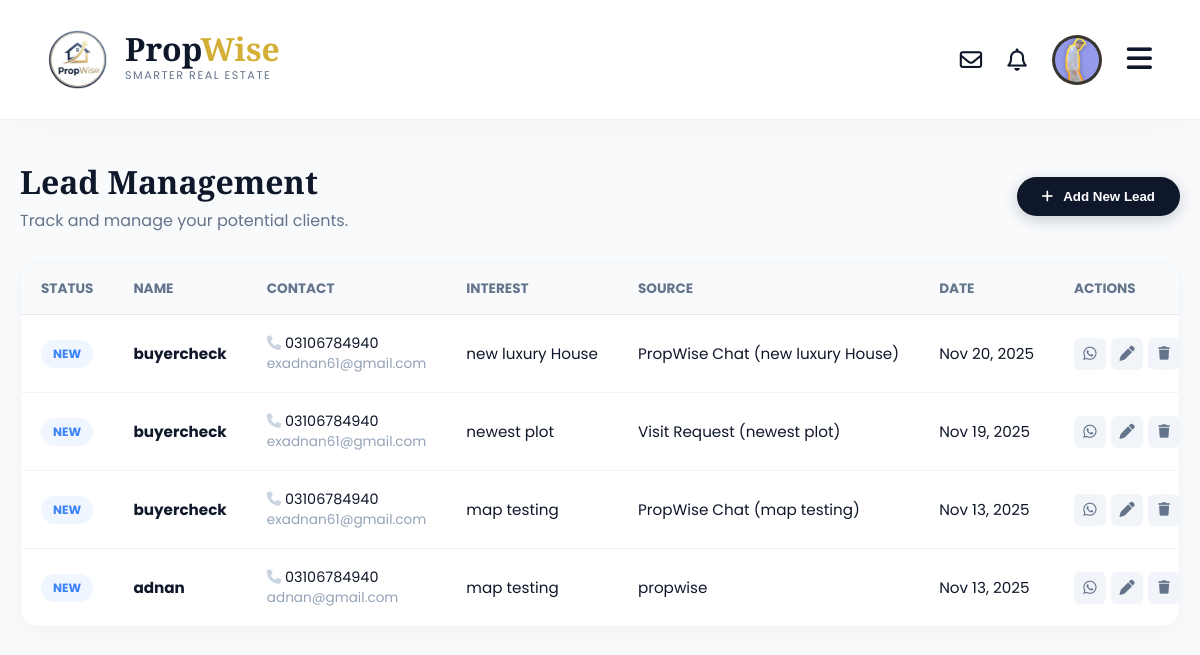
Page /accounts/my-leads/ (signed in) on the committed database.
### accounts/models.py (models this page shows, shortened)
class User(AbstractUser):
    is_agent = models.BooleanField('Is agent', default=False)
    is_buyer = models.BooleanField('Is buyer', default=True) # By default, users are buyers
    phone_number = models.CharField(max_length=20, blank=True)
    profile_picture = models.ImageField(upload_to='profile_pics/', blank=True, null=True)
    favorites = models.ManyToManyField(
        Property,
        related_name="favorited_by",
        blank=True
    )

class Lead(models.Model):
    agent = models.ForeignKey(
        User,
        on_delete=models.CASCADE,  # If agent is deleted, their leads are deleted
        related_name="leads",
        limit_choices_to={'is_agent': True}, # Ensures this MUST be an agent
        help_text="The agent this lead belongs to."
    )
    contact_name = models.CharField(
        max_length=255,
        help_text="The lead's full name (e.g., Ali Khan)"
    )
    contact_email = models.EmailField(
        max_length=255,
        blank=True,
        null=True
    )
    contact_phone = models.CharField(
        max_length=20,
        blank=True,
        null=True
    )
    status = models.CharField(
        max_length=20,
        choices=LeadStatus.choices,
        default=LeadStatus.NEW,
        help_text="The current stage of this lead in the sales pipeline."
    )
    source = models.CharField(
        max_length=100,
        blank=True,
        null=True,
        help_text="Where this lead came from (e.g., 'PropWise Chat', 'Phone Call')"
    )
    property_of_interest = models.ForeignKey(
        Property,
        on_delete=models.SET_NULL, # If property is deleted, keep the lead
        null=True,
        blank=True,
        related_name="leads"
    )
    notes = models.TextField(
        blank=True,
        null=True,
        help_text="Agent's private notes about this lead."
    )
    created_at = models.DateTimeField(auto_now_add=True)
    updated_at = models.DateTimeField(auto_now=True)
    class Meta:
        ordering = ['-created_at']

### properties/models.py (models this page shows, shortened)
class Property(models.Model):
    title = models.CharField(max_length=255)
    description = models.TextField()
    price = models.BigIntegerField()
    area = models.ForeignKey(
        Area,
        on_delete=models.SET_NULL,
        null=True,
        related_name="properties"
    )
    latitude = models.DecimalField(
        max_digits=9,
        decimal_places=6,
        null=True,
        blank=True,
        help_text="Exact latitude of the property (e.g., 31.470510)"
    )
    longitude = models.DecimalField(
        max_digits=9,
        decimal_places=6,
        null=True,
        blank=True,
        help_text="Exact longitude of the property (e.g., 74.394170)"
    )
    purpose = models.CharField(max_length=10, choices=PropertyPurpose.choices)
    property_type = models.CharField(max_length=20, choices=PropertyType.choices)
    bedrooms = models.PositiveSmallIntegerField(null=True, blank=True)
    bathrooms = models.PositiveSmallIntegerField(null=True, blank=True)
    area_size = models.DecimalField(max_digits=10, decimal_places=2)
    area_unit = models.CharField(max_length=10, choices=AreaUnit.choices, default=AreaUnit.MARLA)
    agent = models.ForeignKey(settings.AUTH_USER_MODEL, on_delete=models.CASCADE, related_name="properties")
    created_at = models.DateTimeField(auto_now_add=True)
    updated_at = models.DateTimeField(auto_now=True)
    main_image = models.ImageField(upload_to='properties/main_images/', null=True, blank=True)
    is_verified = models.BooleanField(
        default=False,
        help_text="Mark this listing as verified by the admin (e.g., checked for accuracy)."
    )
    is_featured = models.BooleanField(
        default=False,
        help_text="Mark this listing as 'Featured' to show it at the top."
    )
    featured_until = models.DateTimeField(
        null=True,
        blank=True,
        help_text="When this listing should stop being featured (e.g., 7 days from now)."
    )
    status = models.CharField(
        max_length=10,
        choices=PropertyStatus.choices,
        default=PropertyStatus.ACTIVE,
        help_text="The current status of the listing (e.g., Active, Sold)."
    )
    sold_date = models.DateTimeField(
        null=True,
        blank=True,
        help_text="The date and time this property was marked as sold."
    )
    video_url = models.URLField(
        max_length=500,
        null=True,
        blank=True,
        help_text="A link to a YouTube or Vimeo video walkthrough (e.g., https://www.youtube.com/watch?v=...)"
    )
    def __str__(self):
        return f"{self.title} in {self.area}"

### accounts/views.py (the view)
# urls.py: path('my-leads/', account_views.lead_manager_view, name='my_leads'),
@login_required(login_url='login')
def lead_manager_view(request):
    if not request.user.is_agent:
        messages.error(request, "This page is only for registered agents.")
        return redirect('homepage')
    if request.method == 'POST':
        form = LeadForm(request.POST, agent=request.user)
        if form.is_valid():
            lead = form.save(commit=False)
            lead.agent = request.user
            lead.save()
            messages.success(request, f"New lead '{lead.contact_name}' has been added.")
            return redirect('my_leads') # Redirect to clear the form
        else:
            messages.error(request, "Please correct the errors below.")
    else:
        form = LeadForm(agent=request.user)
    agent_leads = Lead.objects.filter(agent=request.user).order_by('-created_at')
    context = {
        'leads': agent_leads,
        'form': form, # <-- Add the form to the context
    }
    return render(request, 'accounts/my_leads.html', context)

### accounts/context_processors.py (called while the page is built)
def notifications(request):
    if request.user.is_authenticated:
        unread_notifs = Notification.objects.filter(
            recipient=request.user,
            is_read=False
        )
        return {
            'notification_count': unread_notifs.count(),
            'notification_list': unread_notifs[:5] # Only show the top 5 in the dropdown
        }
    return {}

### locations/models.py (called while the page is built)
    def __str__(self):
        return f"{self.name}, {self.city.name}"

### accounts/templates/accounts/my_leads.html (shortened to what this page needs)
{% extends 'base.html' %}
{% load static %}
{% block content %}
<div class="leads-container">
    <div class="leads-header">
        <div class="header-title">
            <h2>Lead Management</h2>
            <p>Track and manage your potential clients.</p>
        </div>
        <button onclick="toggleForm()" class="btn-toggle-form">
            <i class="fa-solid fa-plus"></i> Add New Lead
        </button>
    </div>
    <div class="table-card">
        <div class="table-responsive">
            <table class="clean-table">
                <thead>
                    <tr>
                        <th>Status</th>
                        <th>Name</th>
                        <th>Contact</th>
                        <th>Interest</th>
                        <th>Source</th>
                        <th>Date</th>
                        <th>Actions</th>
                    </tr>
                </thead>
                <tbody>
                    {% for lead in leads %}
                    <tr>
                        <td>
                            <span class="badge-status
                                {% if lead.status == 'new' %}st-new
                                {% elif lead.status == 'contacted' %}st-contacted
                                {% elif lead.status == 'closed' %}st-closed
                                {% else %}st-lost{% endif %}">
                                {{ lead.get_status_display }}
                            </span>
                        </td>
                        <td><strong>{{ lead.contact_name }}</strong></td>
                        <td>
                            {% if lead.contact_phone %}
                                <div style="font-size:0.9rem;"><i class="fa-solid fa-phone" style="color:#cbd5e1;"></i> {{ lead.contact_phone }}</div>
                            {% endif %}
                            {% if lead.contact_email %}
                                <div style="font-size:0.85rem; color:#94a3b8;">{{ lead.contact_email }}</div>
                            {% endif %}
                        </td>
                        <td>
                            {% if lead.property_of_interest %}
                                <a href="{% url 'property_detail' pk=lead.property_of_interest.pk %}" style="color:var(--pw-navy);">
                                    {{ lead.property_of_interest.title|truncatechars:20 }}
                                </a>
                            {% else %}
                                <span style="color:#cbd5e1;">-</span>
                            {% endif %}
                        </td>
                        <td>{{ lead.source|default:"Manual" }}</td>
                        <td>{{ lead.created_at|date:"M d, Y" }}</td>
                        <td>
                            <div style="display:flex;">
                                {% if lead.contact_phone %}
                                    <a href="https://wa.me/{{ lead.contact_phone }}" target="_blank" class="action-btn" title="WhatsApp"><i class="fa-brands fa-whatsapp"></i></a>
                                {% endif %}
                                <a href="{% url 'update_lead' pk=lead.pk %}" class="action-btn" title="Edit"><i class="fa-solid fa-pen"></i></a>
                                <form action="{% url 'delete_lead' pk=lead.pk %}" method="POST" onsubmit="return confirm('Delete this lead?');" style="margin:0;">
                                    <button type="submit" class="action-btn btn-del" style="border:none; cursor:pointer;"><i class="fa-solid fa-trash"></i></button>
                                </form>
                            </div>
                        </td>
                    </tr>
                    {% endfor %}
                </tbody>
            </table>
        </div>
    </div>
</div>
{% endblock %}

### templates/base.html (shortened to what this page needs)
{% load static %}
<!DOCTYPE html>
<html lang="en">
<head>
    <link rel="stylesheet" href="https://cdnjs.cloudflare.com/ajax/libs/font-awesome/6.4.0/css/all.min.css">
</head>
<body>
    <nav class="navbar">
        <a href="{% url 'homepage' %}" class="nav-brand">
            <img src="{% static 'images/logo.png' %}" alt="PropWise">
            <div class="brand-text-col">
                <div class="brand-main">Prop<span>Wise</span></div>
                <div class="brand-tagline">Smarter Real Estate</div>
            </div>
        </a>
        <div class="nav-right">
            {% if user.is_authenticated %}
                <a href="{% url 'chat_inbox' %}" class="nav-icon" title="Messages">
                    <i class="fa-regular fa-envelope"></i>
                </a>
                <div class="nav-icon" onclick="toggleID('notif-drop')" title="Notifications">
                    <i class="fa-regular fa-bell"></i>
                </div>
                <div class="user-menu-container">
                    <div class="user-avatar" onclick="toggleID('user-drop')">
                        {% if user.profile_picture %}
                            <img src="{{ user.profile_picture.url }}" alt="{{ user.username }}">
                        {% else %}
                            <i class="fa-regular fa-user"></i>
                        {% endif %}
                    </div>
                </div>
            {% else %}
                <a href="{% url 'login' %}" class="nav-link">Log In</a>
                <a href="{% url 'signup' %}" class="btn-create">Sign Up</a>
            {% endif %}
            <div class="hamburger" onclick="toggleID('mobile-menu')">
                <i class="fa-solid fa-bars"></i>
            </div>
        </div>
    </nav>
    {% block content %}
    {% endblock %}
</body>
</html>

### templates/base.html (style rules this page uses)
:root { --pw-navy: #0F172A; --pw-gold: #D4AF37; --pw-gold-hover: #B5952F; --pw-gold-glow: rgba(212, 175, 55, 0.5); --pw-bg: #ffffff; --pw-text-body: #334155; --pw-light-gray: #F8FAFC; }
* { margin: 0; padding: 0; box-sizing: border-box; }
body { font-family: 'Poppins', sans-serif; background-color: var(--pw-light-gray); color: var(--pw-text-body); padding-top: 120px; overflow-x: hidden; }
a { text-decoration: none; color: inherit; transition: all 0.3s ease; }
.navbar { position: fixed; top: 0; left: 0; width: 100%; height: 120px; background: #ffffff; display: flex; align-items: center; justify-content: space-between; padding: 0 4%; z-index: 1000; border-bottom: 1px solid rgba(0,0,0,0.05); box-shadow: 0 10px 40px -15px rgba(0,0,0,0.05); animation: slideDown 0.5s ease-out; }
.nav-brand { display: flex; align-items: center; gap: 18px; text-decoration: none; }
.nav-brand img { height: 85px; width: auto; object-fit: contain; mix-blend-mode: multiply; display: block; transition: transform 0.3s ease; }
.brand-text-col { display: flex; flex-direction: column; justify-content: center; }
.brand-main { font-family: 'Playfair Display', serif; font-size: 2rem; font-weight: 800; color: var(--pw-navy); line-height: 0.9; }
.brand-main span { color: var(--pw-gold); }
.brand-tagline { font-family: 'Poppins', sans-serif; font-size: 0.85rem; color: #64748b; font-weight: 400; letter-spacing: 1.5px; text-transform: uppercase; margin-top: 4px; }
.nav-right { display: flex; align-items: center; gap: 25px; }
.nav-icon { font-size: 1.4rem; color: var(--pw-navy); cursor: pointer; position: relative; transition: 0.3s; }
.user-menu-container { position: relative; }
.user-avatar { width: 50px; height: 50px; background: var(--pw-navy); color: var(--pw-gold); border-radius: 50%; display: flex; align-items: center; justify-content: center; font-weight: 600; font-size: 1.2rem; cursor: pointer; border: 3px solid rgba(212, 175, 55, 0.2); transition: all 0.3s; overflow: hidden; }
.user-avatar img { width: 100%; height: 100%; object-fit: cover; }
.hamburger { display: none; font-size: 1.8rem; cursor: pointer; color: var(--pw-navy); }
@media (max-width: 1200px) { .hamburger { display: block; } }
@media (max-width: 1200px) { .nav-brand img { height: 60px; } }
@media (max-width: 1200px) { .brand-tagline { font-size: 0.7rem; } }

### accounts/templates/accounts/my_leads.html (style rules this page uses)
.leads-container { max-width: 1200px; margin: 40px auto; padding: 0 20px; }
.leads-header { display: flex; justify-content: space-between; align-items: center; margin-bottom: 30px; }
.header-title h2 { font-family: 'Playfair Display', serif; font-size: 2rem; color: var(--pw-navy); margin-bottom: 5px; }
.header-title p { color: #64748b; margin: 0; }
.btn-toggle-form { background: var(--pw-navy); color: white; padding: 12px 25px; border-radius: 50px; border: none; font-weight: 600; cursor: pointer; display: flex; align-items: center; gap: 10px; transition: 0.3s; box-shadow: 0 4px 15px rgba(15, 23, 42, 0.2); }
.table-card { background: white; border-radius: 16px; border: 1px solid #f1f5f9; box-shadow: 0 5px 20px rgba(0,0,0,0.03); overflow: hidden; }
.table-responsive { overflow-x: auto; }
.clean-table { width: 100%; border-collapse: collapse; white-space: nowrap; }
.clean-table th { background: #f8fafc; padding: 15px 20px; text-align: left; font-size: 0.85rem; color: #64748b; font-weight: 700; text-transform: uppercase; border-bottom: 1px solid #e2e8f0; }
.clean-table td { padding: 18px 20px; border-bottom: 1px solid #f1f5f9; color: var(--pw-navy); font-size: 0.95rem; }
.clean-table tr:last-child td { border-bottom: none; }
.badge-status { display: inline-block; padding: 5px 12px; border-radius: 20px; font-size: 0.75rem; font-weight: 700; text-transform: uppercase; }
.st-new { background: #eff6ff; color: #3b82f6; }
.action-btn { display: inline-flex; width: 32px; height: 32px; border-radius: 6px; align-items: center; justify-content: center; background: #f1f5f9; color: #64748b; transition: 0.2s; margin-right: 5px; text-decoration: none; }

### rows in the picture
User: profile_picture (picture)
Lead: status "NEW", contact_name "buyercheck", contact_phone "03106784940", contact_email "exadnan61@gmail.com", property_of_interest "new luxury House", source "PropWise Chat (new luxury House)", created_at "Nov 20, 2025"
Lead: status "NEW", contact_name "buyercheck", contact_phone "03106784940", contact_email "exadnan61@gmail.com", property_of_interest "newest plot", source "Visit Request (newest plot)", created_at "Nov 19, 2025"
Lead: status "NEW", contact_name "buyercheck", contact_phone "03106784940", contact_email "exadnan61@gmail.com", property_of_interest "map testing", source "PropWise Chat (map testing)", created_at "Nov 13, 2025"
Lead: status "NEW", contact_name "adnan", contact_phone "03106784940", contact_email "adnan@gmail.com", property_of_interest "map testing", source "propwise", created_at "Nov 13, 2025"
